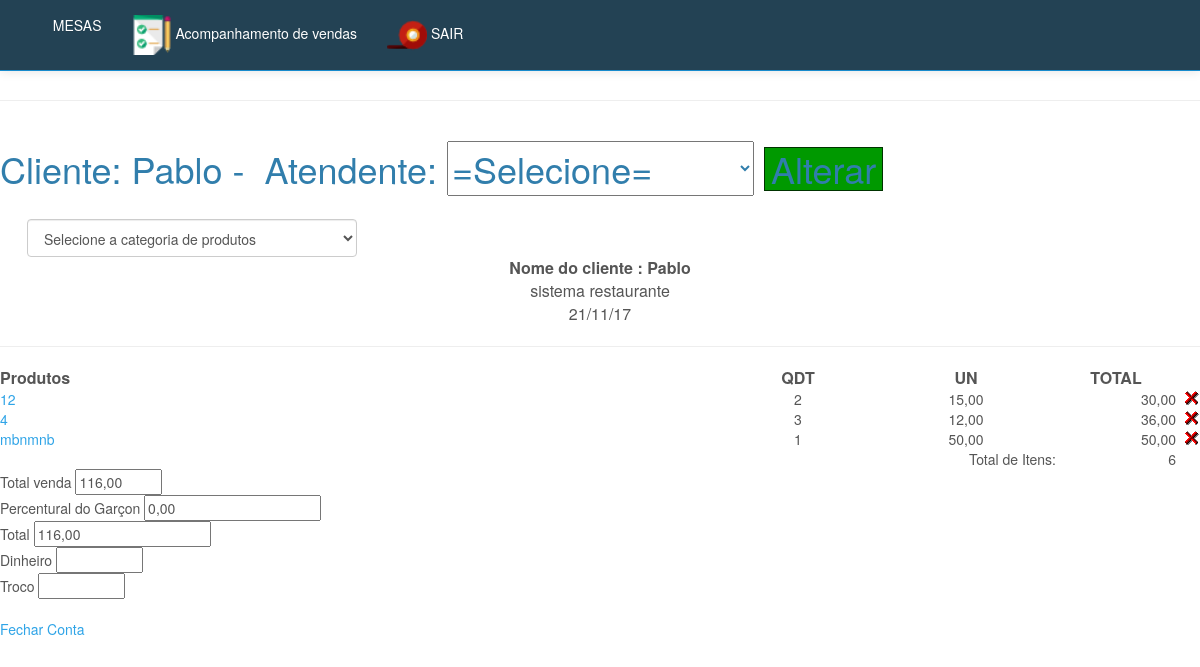
Screenshot of /inicio2.php?btn=vendapedido&id_mesa=26&idGarcon=0 (signed in) with the database file from the repository.
### tables this page shows
CREATE TABLE `pedido` (
  `id_mesa` int(10) NOT NULL AUTO_INCREMENT,
  `numero` int(10) NOT NULL,
  `idGarcon` varchar(200) NOT NULL,
  `situacao` int(1) NOT NULL,
  `email` varchar(50) DEFAULT NULL,
  `nome` varchar(50) DEFAULT NULL,
  `sobrenome` varchar(50) DEFAULT NULL,
  `telefone` varchar(30) DEFAULT NULL,
  `bairro` varchar(50) DEFAULT NULL,
  `rua` varchar(50) DEFAULT NULL,
  `numerocasa` varchar(20) DEFAULT NULL,
  `detalhes` longtext,
  PRIMARY KEY (`id_mesa`)
);

CREATE TABLE `config` (
  `id_conf` int(30) NOT NULL,
  `empresa` varchar(200) NOT NULL,
  `telefone` varchar(30) NOT NULL,
  `pgarcon` int(10) NOT NULL,
  `ativo` int(2) NOT NULL
);

CREATE TABLE `entrega` (
  `id` int(11) NOT NULL AUTO_INCREMENT,
  `cod` int(11) NOT NULL,
  `nome` varchar(150) NOT NULL,
  `preco` varchar(10) NOT NULL,
  `qtd` int(11) NOT NULL,
  `comanda` int(200) NOT NULL,
  `data` date NOT NULL,
  `time` time NOT NULL,
  `id_mesa` int(30) NOT NULL,
  `situacao` int(2) NOT NULL,
  `idGarcon` varchar(200) NOT NULL,
  `status` int(1) NOT NULL,
  `destino` int(1) NOT NULL,
  `entregue` int(1) NOT NULL,
  `feito` int(1) NOT NULL,
  PRIMARY KEY (`id`)
);

### vendapedido.php (the view, shortened to what this page needs)
<?php require_once('Connections/sistema.php'); ?>
<?php
if (!function_exists("GetSQLValueString")) {
function GetSQLValueString($theValue, $theType, $theDefinedValue = "", $theNotDefinedValue = "")
{
  $theValue = function_exists("mysql_real_escape_string") ? mysql_real_escape_string($theValue) : mysql_escape_string($theValue);
  switch ($theType) {
    case "long":
    case "int":
      $theValue = ($theValue != "") ? intval($theValue) : "NULL";
      break;
  }
  return $theValue;
}
}
$colname_Recordset1 = "-1";
if (isset($_GET['id_mesa'])) {
  $colname_Recordset1 = $_GET['id_mesa'];
}
$query_Recordset1 = sprintf("SELECT * FROM pedido WHERE id_mesa = %s", GetSQLValueString($colname_Recordset1, "int"));
$Recordset1 = mysql_query($query_Recordset1, $sistema) or die(mysql_error());
$row_Recordset1 = mysql_fetch_assoc($Recordset1);
$numero = $_GET['id_mesa'];
?>
<?php
	$sql1 = mysql_query("SELECT * FROM pedido WHERE id_mesa ='$numero'") or die(mysql_error());
	$cont1 = mysql_fetch_array($sql1);
	$sit = $cont1['situacao'];
  ?>
        <div class="row">
          <div class="col-lg-12">
            <div class="page-header">
              <legend>Vendas Delivery</legend>
            </div>
          </div>
        </div>
<h1>
<form action="" method="post" class="form-horizontal" enctype="multipart/form-data">
Cliente: <?php echo $row_Recordset1['nome']; ?>&nbsp-&nbsp;
Atendente:
<select name="nomeGarcon" class="" >
<option value="0">=Selecione=</option>
</select>
<?php if($sit == "0"){?>
	<input name="ok" type="submit" class="btn btn-info" value="Abrir pedido"  />
<?php }else{ ?>
<input name="ok" type="submit" value="Alterar" style=" background-color:#090; border:1px solid #030;" />
<?php } ?>
</form>
</h1>
<div id="boxprodutos"><br/>
<?php
	include "selecionacat2.php";
 ?>
</div>
<div id="box">
	<div id="comentarios">
    <table width="100%" border="0" class="inputs">
  <tr>
 <?php $n = mysql_query("SELECT * FROM config");
 	$a = mysql_fetch_array($n);
 ?>
  <td align="center" style="font-size:16px;"><strong>Nome do cliente : <?php echo $row_Recordset1['nome']; ?></strong></td>
  </tr>
  <tr>
    <td align="center" style="font-size:16px;"><?php echo $a['empresa'] ?><br/> <?php echo date("d/m/y") ?></td>
    </tr>
    <tr>
    <td><hr/></td>
    </tr>
</table>
    <table width="100%">
    <tr>
	  <td  style="font-size:16px;"><strong>Produtos</strong></td>
      <td width="13%" align="center" style="font-size:16px;"><strong>QDT</strong></td>
      <td width="15%" align="center" style="font-size:16px;"><strong>UN</strong></td>
	  <td align="center" style="font-size:16px;"><strong>TOTAL</strong></td>
	  <td align="center">&nbsp;</td>
	  </tr>
	<?php
	$carrinho = mysql_query("SELECT *, SUM(qtd) AS qt,SUM(preco) AS pr FROM entrega WHERE id_mesa='$numero' AND situacao='1' GROUP BY cod") or die(		mysql_error());
	$contar = mysql_num_rows($carrinho);
	$total = 0;
	$itens = 0;
	if($contar == 0){
		echo "";
	}else{
		while($res = mysql_fetch_array($carrinho)){
			$id           	= $res['id'];
			$nome  			= $res['nome'];
			$preco       	= $res['pr'];
			$qtd		 	= $res['qt'];
			$unitario		= $res['preco'];
			$id_mesa		= $res['id_mesa'];
			$itens +=$qtd;
			$total += $preco;
	?>
	<tr class="fontcomanda">
    <td width="60%" align="left">
    <a href="cozinha.php?id_mesa=<?php echo $id_mesa ?>&nome=<?php echo $nome; ?>"  title="Imprimir"
    onclick="Cozinha(this.href,'nomeJanela','350','600','yes');return false" class="fontcomanda"><?php echo $nome; ?></a>
    </td>
    <td align="center" ><?php echo $qtd; ?></td>
    <td align="center" ><?php echo  str_replace(".",",",$unitario); ?></td>
    <td width="10%" align="right"><?php echo number_format($preco, 2, ',', '.'); ?></td>
    <td width="2%" align="right">
    <a href="inicio2.php?btn=vendapedido&retira=produto&id=<?php echo $id ?>&id_mesa=<?php echo $numero ?>"><img src="imagens/icone_delete.gif" width="17" height="18" border="0" /></a>
    </td>
    </tr>
     <?php
		}
	}
	?>
	<tr class="fontcomanda">
	  <td colspan="3" align="right">Total de Itens:</td>
	  <td align="right"><?php echo @$itens ?></td>
	  <td align="right">&nbsp;</td>
	  </tr>
    </table>
 <div id="formulario">
    <?php $totals = number_format($total, 2, ',', '.'); ?>
<form name="formulario" action="" method="post" enctype="multipart/form-data">
            <span class="valores">Total venda </span>
        <input name="total" type="text" value="<?php echo $totals ?>" size="8" maxlength="6" class="calc" readonly="true"/><br/>
        	<?php
			$g = mysql_query("SELECT * FROM config") or die(mysql_error());
			$w = mysql_fetch_array($g);
			$ativo = $w['ativo'];
			$percentual = $w['pgarcon'];
			if($ativo == 1){
			$porcento_garcon = $percentual;
			}else{
			$porcento_garcon = 0;
			}
				$pgarcon = $total * $porcento_garcon / 100;
				$somatotal = $total + $pgarcon;
			?>
                <span class="valores">Percentural do Garçon </span>
                <input name="garconP" type="text" class="calc" id="garconP" value="<?php echo number_format($pgarcon, 2, ',', '.'); ?>"/><br/>
                <span class="valores">Total </span>
                <input name="somatotal" type="text" class="calc" id="somatotal" value="<?php echo number_format($somatotal, 2, ',', '.'); ?>"/><br/>
        <span class="valores">Dinheiro </span>
        <input name="dinheiro" type="text" size="8"  class="calc" onkeyup="javascript:operacao('')" id="dinheiro-1"/><br/>
            <span class="valores">Troco </span>
            <input name="troco" type="text" class="calc" size="8" maxlength="8" readonly="true"/><br/>
      </form>
      <br/>
      <?php
	  $mesas = $_GET['id_mesa'];
	  ?>
      <a href="imprimepedido.php?id_mesa=<?php echo $mesas;?>&pgarcon=<?php echo $pgarcon?>&somatotal=<?php echo $somatotal ?>"
  onclick="NovaJanela(this.href,'nomeJanela','750','600','yes');return false" class="button">
  Fechar Conta</a>
      </div>
  </div>
</div>

### rows the page displays
pedido: nome "Pablo"
config: empresa "sistema restaurante", garconP "0,00", somatotal "116,00"
entrega: nome "12", qtd "2", preco "15,00", preco "30,00"
entrega: nome "4", qtd "3", preco "12,00", preco "36,00"
entrega: nome "mbnmnb", qtd "1", preco "50,00"
